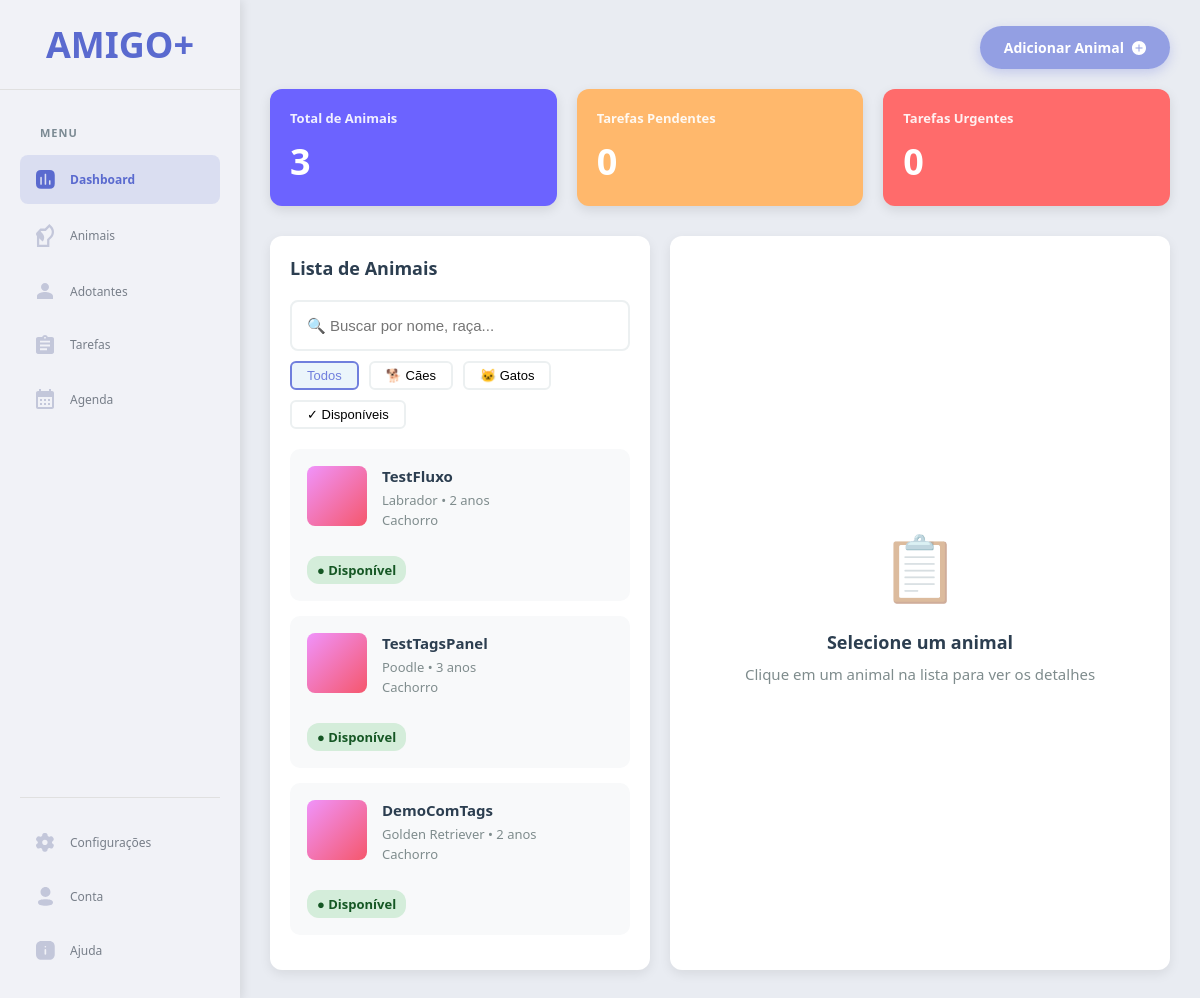
Before: / with the older database file.
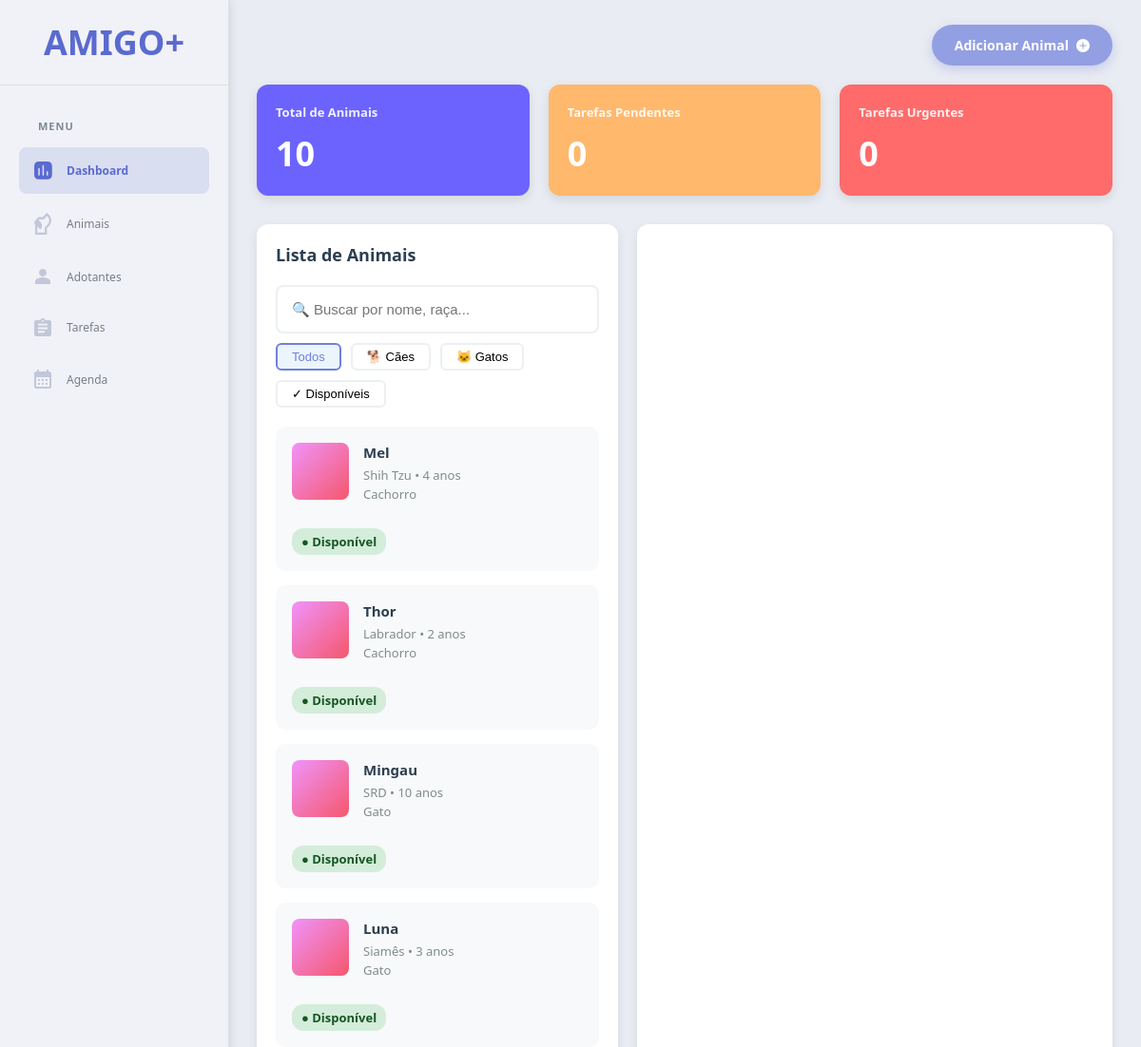
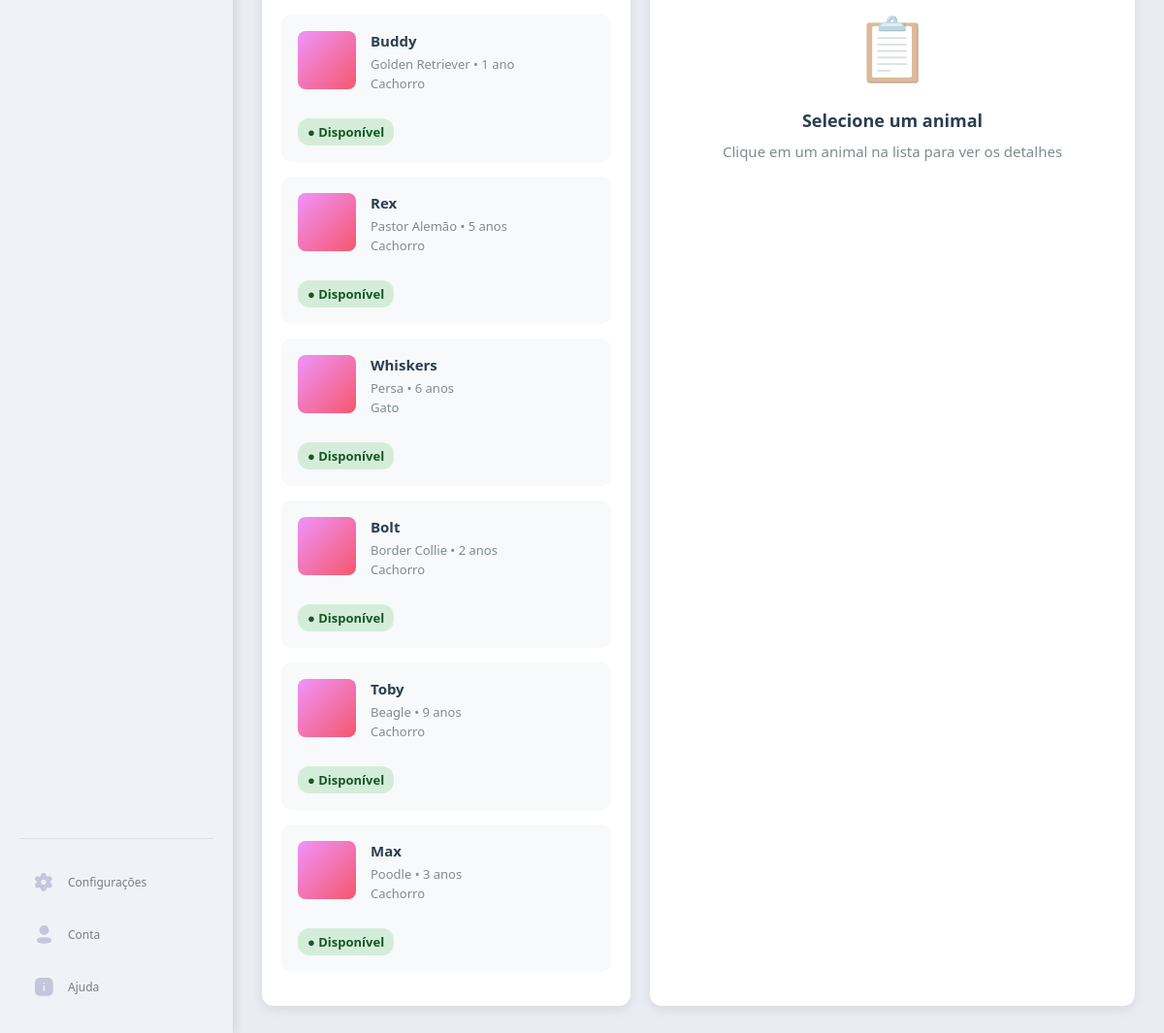
After: the same page with the newer database file (2 pictures, top to bottom).
### tables this page shows
CREATE TABLE animais
            (id INTEGER PRIMARY KEY,
            nome TEXT NOT NULL,
            idade INTEGER,
            raca TEXT,
            especie TEXT,
            saude TEXT,
            comportamento TEXT,
            data TEXT,
            status TEXT DEFAULT 'Disponível',
            tags TEXT,
            porte TEXT);

### main.py (the view)
@app.route('/')
def dashboard():
    animals = ler_animais()
    stats = get_dashboard_stats()
    proximas_tarefas = obter_proximas_tarefas()
    return render_template(
        'dashboard.html',
        page='dashboard',
        animals=animals,
        proximas_tarefas=proximas_tarefas,
        total_animals=stats['total_animals'],
        pending_tasks=stats['pending_tasks'],
        urgent_tasks=stats['urgent_tasks'],
        in_treatment=stats['in_treatment']
    )

### TAREFAS_CRUD.py (called while the page is built)
def ler_tarefas():
    conn = sqlite3.connect(BANCO)
    conn.row_factory = sqlite3.Row
    cur = conn.cursor()
    cur.execute("SELECT * FROM tarefas")
    tarefas = []
    linhas = cur.fetchall()
    for row in linhas:
        tarefa_dict = dict(row)
        tarefas.append(tarefa_dict)
    conn.close()
    return tarefas

### animal_crud.py (called while the page is built)
def parsear_comportamento(comportamento_str):
    if not comportamento_str:
        return {}
    try:
        return json.loads(comportamento_str)
    except (json.JSONDecodeError, TypeError):
        return {}

def preparar_animal_dict(animal_dict):
    if isinstance(animal_dict, dict):
        if 'comportamento' in animal_dict and animal_dict['comportamento']:
            animal_dict['personalidade'] = parsear_comportamento(animal_dict['comportamento'])
        else:
            animal_dict['personalidade'] = {}
        if 'tags' in animal_dict and animal_dict['tags']:
            try:
                if isinstance(animal_dict['tags'], list):
                    pass  # Já está parseado
                else:
                    animal_dict['tags'] = json.loads(animal_dict['tags'])
            except (json.JSONDecodeError, TypeError):
                animal_dict['tags'] = []
        else:
            animal_dict['tags'] = []
    return animal_dict

def ler_animais():
    conn = sqlite3.connect(BANCO)
    conn.row_factory = sqlite3.Row
    cur = conn.cursor()
    cur.execute("SELECT * FROM animais")
    linhas = cur.fetchall()
    animais = []
    for row in linhas:
        animal_dict = dict(row)
        animal_dict = preparar_animal_dict(animal_dict)
        animais.append(animal_dict)
    conn.close()
    return animais

### main.py (called while the page is built)
def obter_proximas_tarefas(animal_id=None):
    try:
        if animal_id:
            tarefas = ler_tarefas_por_animal(animal_id)
        else:
            tarefas = ler_tarefas()
        tarefas_com_contagem = []
        for tarefa in tarefas:
            contagem = calcular_dias_ate_tarefa(tarefa.get('data', ''))
            tarefa_completa = tarefa.copy()
            tarefa_completa['contagem'] = contagem
            tarefas_com_contagem.append(tarefa_completa)
        tarefas_com_contagem = ordenar_tarefas_por_urgencia(tarefas_com_contagem)
        return tarefas_com_contagem
    except Exception as e:
        mensagem_erro = f"Erro ao obter próximas tarefas: {e}"
        print(mensagem_erro)
        return []

### templates/dashboard.html (shortened to what this page needs)
{% extends "base.html" %}
{% block content %}
<button class="btn-floating-add" onclick="openModal('addAnimalModal')">
    <span class="btn-text">Adicionar Animal</span>
    <svg xmlns="http://www.w3.org/2000/svg" width="14" height="14" viewBox="0 0 14 14" fill="none">
        <path d="M7 0C3.13 0 0 3.13 0 7C0 10.87 3.13 14 7 14C10.87 14 14 10.87 14 7C14 3.13 10.87 0 7 0ZM10.5 7.5H7.5V10.5H6.5V7.5H3.5V6.5H6.5V3.5H7.5V6.5H10.5V7.5Z" fill="white"/>
    </svg>
</button>
<div class="stats-container">
    <div class="stat-card blue">
        <div class="stat-label">Total de Animais</div>
        <div class="stat-number" id="totalAnimals">{{ total_animals }}</div>
    </div>
    <div class="stat-card yellow">
        <div class="stat-label">Tarefas Pendentes</div>
        <div class="stat-number" id="pendingTasks">{{ pending_tasks }}</div>
    </div>
    <div class="stat-card red">
        <div class="stat-label">Tarefas Urgentes</div>
        <div class="stat-number" id="urgentTasks">{{ urgent_tasks }}</div>
    </div>
</div>
<div class="content-area">
    <div class="animal-list">
        <div class="list-header">
            <h2>Lista de Animais</h2>
            <input
                type="text"
                class="search-box"
                id="searchAnimals"
                placeholder="🔍 Buscar por nome, raça..."
            >
            <div class="filters">
                <button class="filter-btn active" data-filter="all">Todos</button>
                <button class="filter-btn" data-filter="dog">🐕 Cães</button>
                <button class="filter-btn" data-filter="cat">🐱 Gatos</button>
                <button class="filter-btn" data-filter="available">✓ Disponíveis</button>
            </div>
        </div>
        <div id="animalList">
            {% for animal in animals %}
            <div class="animal-card" data-animal-id="{{ animal.id }}" data-especie="{{ animal.especie.lower() }}" onclick="carregarDetalhesAnimal({{ animal.id }})">
                <div class="animal-card-header">
                    <div
                        class="animal-photo"
                        style="background: linear-gradient(135deg, #f093fb 0%, #f5576c 100%);"
                    ></div>
                    <div class="animal-info">
                        <div class="animal-name">{{ animal.nome }}</div>
                        <div class="animal-details">{{ animal.raca }} • {{ animal.idade }} {% if animal.idade == 1 %}ano{% else %}anos{% endif %}</div>
                        <div class="animal-details">{{ animal.especie }}</div>
                    </div>
                </div>
                {% if animal.status == 'Em Processo' %}
                <span class="badge badge-process">● Em Processo</span>
                {% elif animal.status == 'Em Tratamento' %}
                <span class="badge badge-treatment">● Em Tratamento</span>
                {% else %}
                <span class="badge badge-available">● Disponível</span>
                {% endif %}
            </div>
            {% else %}
            <div class="empty-state">
                <div class="empty-icon">🐾</div>
                <div class="empty-text">Nenhum animal cadastrado</div>
                <div class="empty-subtext">Clique em "Adicionar Animal" para começar</div>
            </div>
            {% endfor %}
        </div>
    </div>
    <div class="detail-panel" id="detailPanel">
        <div class="empty-state">
            <div class="empty-icon">📋</div>
            <div class="empty-text">Selecione um animal</div>
            <div class="empty-subtext">Clique em um animal na lista para ver os detalhes</div>
        </div>
    </div>
</div>
{% endblock %}
{% block extra_css %}
<link rel="stylesheet" href="{{ url_for('static', filename='css/modal.css') }}">
{% endblock %}

### templates/base.html (shortened to what this page needs)
<!DOCTYPE html>
<html lang="pt-BR">
<head>
    <link rel="stylesheet" href="{{ url_for('static', filename='css/variables.css') }}">
    <link rel="stylesheet" href="{{ url_for('static', filename='css/base.css') }}">
    <link rel="stylesheet" href="{{ url_for('static', filename='css/layout.css') }}">
    <link rel="stylesheet" href="{{ url_for('static', filename='css/components.css') }}">
    <link rel="stylesheet" href="{{ url_for('static', filename='css/details.css') }}">
    {% block extra_css %}{% endblock %}
</head>
<body>
    <div class="container-main">
        <aside class="sidebar">
            <div class="sidebar-logo">
                <span>AMIGO+</span>
            </div>
            <nav class="sidebar-menu">
                <div class="menu-label">MENU</div>
                <div class="menu-item {% if page == 'dashboard' %}active{% endif %}" onclick="navigateTo('/')">
                    <span class="menu-icon"></span>
                    <span class="menu-text">Dashboard</span>
                </div>
                <div class="menu-item {% if page == 'animals' %}active{% endif %}" onclick="navigateTo('/animals')">
                    <span class="menu-icon"></span>
                    <span class="menu-text">Animais</span>
                </div>
                <div class="menu-item {% if page == 'adotantes' %}active{% endif %}" onclick="navigateTo('/adotantes')">
                    <span class="menu-icon"><svg xmlns="http://www.w3.org/2000/svg" width="18" height="18" viewBox="0 0 18 18" fill="none">
  <path d="M9 9C11.21 9 13 7.21 13 5C13 2.79 11.21 1 9 1C6.79 1 5 2.79 5 5C5 7.21 6.79 9 9 9ZM9 10C6.33 10 1 11.34 1 14V17H17V14C17 11.34 11.67 10 9 10Z" fill="#A6ABC8"/>
</svg></span>
                    <span class="menu-text">Adotantes</span>
                </div>
                <div class="menu-item {% if page == 'tasks' %}active{% endif %}" onclick="navigateTo('/tasks')">
                    <span class="menu-icon"></span>
                    <span class="menu-text">Tarefas</span>
                </div>
                <div class="menu-item" onclick="navigateTo('/#')">
                    <span class="menu-icon"></span>
                    <span class="menu-text">Agenda</span>
                </div>
            </nav>
            <nav class="sidebar-menu-bottom">
                <div class="menu-separator"></div>
                <div class="menu-item" onclick="navigateTo('/#')">
                    <span class="menu-icon"></span>
                    <span class="menu-text">Configurações</span>
                </div>
                <div class="menu-item" onclick="navigateTo('/#')">
                    <span class="menu-icon"></span>
                    <span class="menu-text">Conta</span>
                </div>
                <div class="menu-item" onclick="navigateTo('/#')">
                    <span class="menu-icon"></span>
                    <span class="menu-text">Ajuda</span>
                </div>
            </nav>
        </aside>
        <div class="main-content">
            {% block content %}{% endblock %}
        </div>
    </div>
</body>
</html>

### static/css/variables.css (style rules this page uses)
:root { --primary-color: #707fdd; --primary-dark: #2980b9; --secondary-color: #2c3e50; --light-bg: #f8f9fa; --white: #ffffff; --text-dark: #2c3e50; --text-light: #7f8c8d; --border-color: #ecf0f1; --success-color: #27ae60; --warning-color: #f39c12; --danger-color: #e74c3c; --info-color: #3498db; --font-family: 'Segoe UI', Tahoma, Geneva, Verdana, sans-serif; --font-size-base: 15px; --font-size-small: 13px; --font-size-large: 18px; --font-size-xl: 28px; --font-size-xxl: 36px; --font-weight-normal: 400; --font-weight-semibold: 600; --font-weight-bold: 700; --spacing-xs: 5px; --spacing-sm: 10px; --spacing-md: 15px; --spacing-lg: 20px; --spacing-xl: 30px; --spacing-2xl: 50px; --radius-sm: 6px; --radius-md: 8px; --radius-lg: 10px; --radius-xl: 12px; --shadow-sm: 0 2px 10px rgba(0, 0, 0, 0.05); --shadow-md: 0 4px 12px rgba(0, 0, 0, 0.08); --shadow-lg: 0 4px 12px rgba(0, 0, 0, 0.1); --shadow-primary: 0 4px 12px rgba(52, 152, 219, 0.4); --transition-fast: 0.2s ease; --transition-normal: 0.3s ease; --transition-slow: 0.5s ease; --sidebar-width: 240px; --sidebar-bg: #2c3e50; }

### static/css/base.css (style rules this page uses)
* { margin: 0; padding: 0; box-sizing: border-box; }
html { scroll-behavior: smooth; }
body { font-family: var(--font-family); background: #E9ECF2; min-height: 100vh; color: var(--text-dark); }
.container-main { display: flex; height: 100vh; }

### static/css/layout.css (style rules this page uses)
.sidebar { width: var(--sidebar-width); background: #f1f2f7; color: #273240; padding: 0; box-shadow: 2px 0 10px rgba(0, 0, 0, 0.1); flex-shrink: 0; overflow-y: auto; display: flex; flex-direction: column; }
.sidebar-logo { padding: var(--spacing-lg) var(--spacing-lg); font-size: 36px; font-weight: var(--font-weight-bold); color: #5a6acf; text-align: center; border-bottom: 1px solid #e0e0e0; margin-bottom: var(--spacing-lg); flex-shrink: 0; }
.menu-label { font-size: 11px; font-weight: var(--font-weight-semibold); color: #082431; opacity: 0.5; padding: var(--spacing-md) var(--spacing-lg); letter-spacing: 1px; text-transform: uppercase; }
.sidebar-menu { flex: 1; display: flex; flex-direction: column; padding: 0 var(--spacing-lg); }
.sidebar-menu-bottom { display: flex; flex-direction: column; padding: 0 var(--spacing-lg); padding-bottom: var(--spacing-lg); flex-shrink: 0; }
.menu-item { padding: var(--spacing-md) var(--spacing-md); cursor: pointer; transition: all var(--transition-normal); display: flex; align-items: center; gap: var(--spacing-md); font-size: 12px; color: #273240; opacity: 0.6; border-radius: 8px; margin-bottom: var(--spacing-xs); text-decoration: none; }
.menu-item.active { background: rgba(90, 106, 207, 0.15); color: #5a6acf; opacity: 1; font-weight: var(--font-weight-semibold); }
.menu-icon { font-size: 16px; width: 20px; display: flex; align-items: center; justify-content: center; flex-shrink: 0; }
.menu-text { white-space: nowrap; overflow: hidden; text-overflow: ellipsis; }
.menu-separator { height: 1px; background: #e0e0e0; margin: var(--spacing-lg) 0; }
.main-content { flex: 1; display: flex; flex-direction: column; overflow: hidden; }
.btn-floating-add { margin: 26px 30px 0px auto; background: rgba(112, 127, 221, 0.7); border: none; border-radius: 24px; padding: 12px 24px; display: flex; align-items: center; justify-content: center; gap: 8px; cursor: pointer; transition: all var(--transition-normal); color: var(--white); font-size: 14px; font-weight: var(--font-weight-bold); box-shadow: 0 4px 12px rgba(112, 127, 221, 0.3); font-family: var(--font-family); width: fit-content; }
.btn-text { white-space: nowrap; }
.btn-floating-add svg { width: 14px; height: 14px; flex-shrink: 0; }
.stats-container { display: flex; gap: var(--spacing-lg); padding: var(--spacing-lg) var(--spacing-xl) 0px; flex-shrink: 0; }
.stat-card { flex: 1; padding: var(--spacing-lg); border-radius: var(--radius-xl); color: var(--white); box-shadow: var(--shadow-lg); transition: all var(--transition-normal); }
.stat-card.blue { background: #6C63FF; }
.stat-card.yellow { background: #FFB86C; }
.stat-card.red { background: #FF6B6B; }
.stat-label { font-size: var(--font-size-small); opacity: 0.9; margin-bottom: var(--spacing-sm); font-weight: var(--font-weight-bold); }
.stat-number { font-size: var(--font-size-xxl); font-weight: var(--font-weight-bold); }
.content-area { display: flex; flex: 1; gap: var(--spacing-lg); padding: var(--spacing-xl) ; overflow: hidden; }

Changed rows visible on the page:
added animais: nome "Mel", raca "Shih Tzu", idade "4", shows "anos", especie "Cachorro", status "● Disponível"
added animais: nome "Thor", raca "Labrador", idade "2", shows "anos", especie "Cachorro", status "● Disponível"
changed animais: nome "TestFluxo" → "Mingau"; raca "Labrador" → "SRD"; idade "2" → "10"; especie "Cachorro" → "Gato"
changed animais: nome "TestTagsPanel" → "Luna"; raca "Poodle" → "Siamês"; especie "Cachorro" → "Gato"
changed animais "Golden Retriever": nome "DemoComTags" → "Buddy"; idade "2" → "1"; idade "anos" → "ano"
added animais: nome "Rex", raca "Pastor Alemão", idade "5", shows "anos", especie "Cachorro", status "● Disponível"
added animais: nome "Whiskers", raca "Persa", idade "6", shows "anos", especie "Gato", status "● Disponível"
added animais: nome "Bolt", raca "Border Collie", idade "2", shows "anos", especie "Cachorro", status "● Disponível"
added animais: nome "Toby", raca "Beagle", idade "9", shows "anos", especie "Cachorro", status "● Disponível"
added animais: nome "Max", raca "Poodle", idade "3", shows "anos", especie "Cachorro", status "● Disponível"
Other visible differences:
{{ total_animals }}: "3" → "10"
